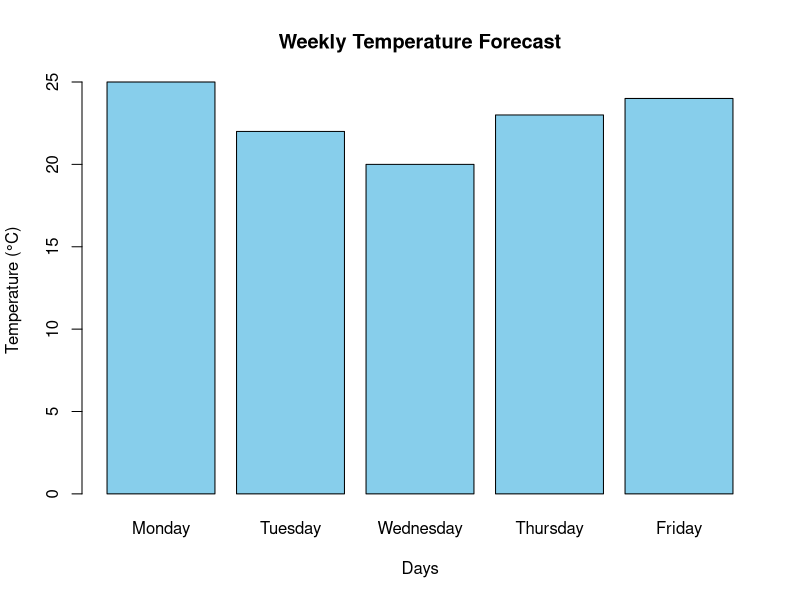

Write R code to recreate this figure.
## ---- chunk 1
knitr::opts_chunk$set(echo = TRUE)
## ---- chunk 2
days <- c("Monday", "Tuesday", "Wednesday", "Thursday", "Friday")
temperatures <- c(25, 22, 20, 23, 24)
days
temperatures
## ---- chunk 3
barplot(
  temperatures,
  names.arg = days,
  col = "skyblue",
  main = "Weekly Temperature Forecast",
  xlab = "Days",
  ylab = "Temperature (°C)"
)
